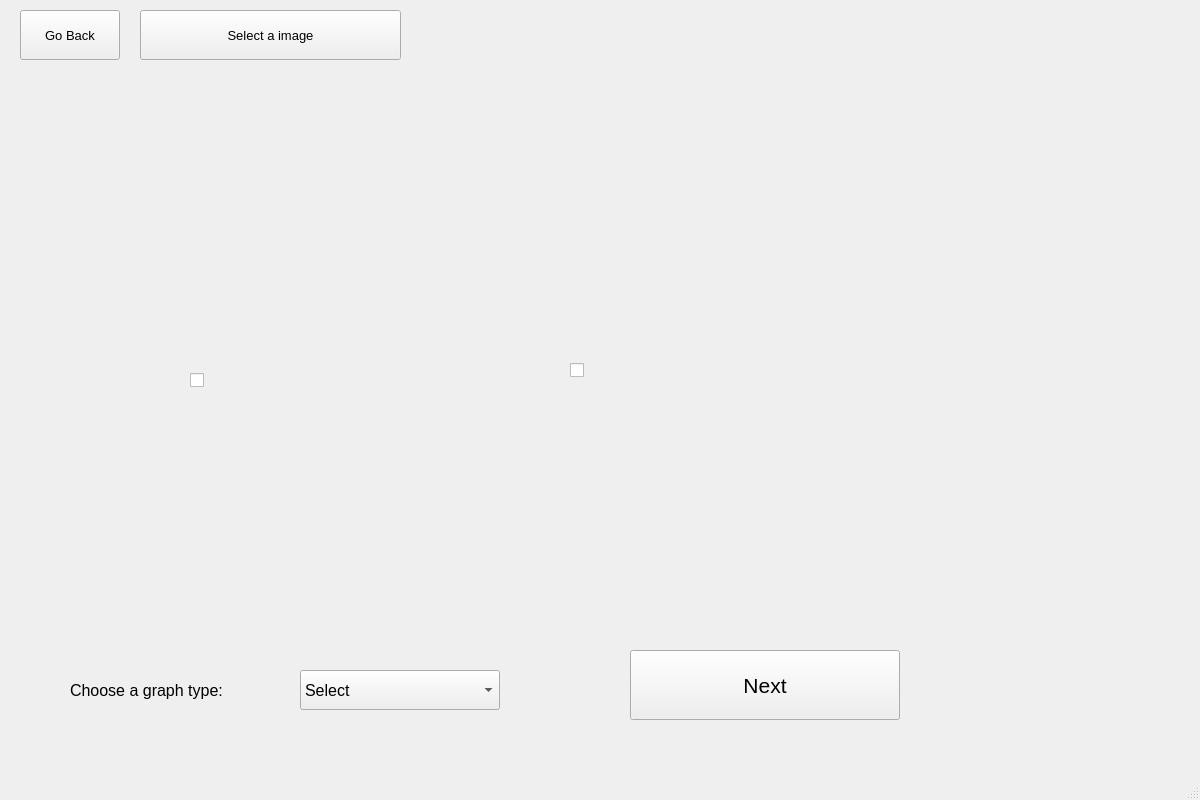
<?xml version="1.0" encoding="UTF-8"?>
<ui version="4.0">
 <class>XAIQuery</class>
 <widget class="QMainWindow" name="XAIQuery">
  <property name="geometry">
   <rect>
    <x>0</x>
    <y>0</y>
    <width>1200</width>
    <height>800</height>
   </rect>
  </property>
  <property name="minimumSize">
   <size>
    <width>800</width>
    <height>600</height>
   </size>
  </property>
  <property name="windowTitle">
   <string>MainWindow</string>
  </property>
  <widget class="QWidget" name="centralwidget">
   <widget class="QToolButton" name="toolButton_4">
    <property name="geometry">
     <rect>
      <x>140</x>
      <y>10</y>
      <width>261</width>
      <height>50</height>
     </rect>
    </property>
    <property name="font">
     <font>
      <pointsize>10</pointsize>
     </font>
    </property>
    <property name="text">
     <string>Select a image</string>
    </property>
   </widget>
   <widget class="QLabel" name="labelPug">
    <property name="geometry">
     <rect>
      <x>30</x>
      <y>80</y>
      <width>371</width>
      <height>261</height>
     </rect>
    </property>
    <property name="text">
     <string/>
    </property>
    <property name="pixmap">
     <pixmap>../n02110958_16337.jpg</pixmap>
    </property>
   </widget>
   <widget class="QLabel" name="labelTabby">
    <property name="geometry">
     <rect>
      <x>450</x>
      <y>110</y>
      <width>421</width>
      <height>231</height>
     </rect>
    </property>
    <property name="text">
     <string/>
    </property>
    <property name="pixmap">
     <pixmap>../n02096585_6855.jpg</pixmap>
    </property>
   </widget>
   <widget class="QPushButton" name="back_button">
    <property name="geometry">
     <rect>
      <x>20</x>
      <y>10</y>
      <width>100</width>
      <height>50</height>
     </rect>
    </property>
    <property name="font">
     <font>
      <pointsize>10</pointsize>
     </font>
    </property>
    <property name="text">
     <string>Go Back</string>
    </property>
   </widget>
   <widget class="QComboBox" name="comboBox">
    <property name="geometry">
     <rect>
      <x>300</x>
      <y>670</y>
      <width>200</width>
      <height>40</height>
     </rect>
    </property>
    <property name="font">
     <font>
      <pointsize>12</pointsize>
     </font>
    </property>
    <item>
     <property name="text">
      <string>Select</string>
     </property>
    </item>
    <item>
     <property name="text">
      <string>Directed graph</string>
     </property>
    </item>
    <item>
     <property name="text">
      <string>Undirected graph</string>
     </property>
    </item>
    <item>
     <property name="text">
      <string>Distances graph</string>
     </property>
    </item>
   </widget>
   <widget class="QLabel" name="label">
    <property name="geometry">
     <rect>
      <x>70</x>
      <y>670</y>
      <width>211</width>
      <height>41</height>
     </rect>
    </property>
    <property name="font">
     <font>
      <pointsize>12</pointsize>
     </font>
    </property>
    <property name="text">
     <string>Choose a graph type:</string>
    </property>
   </widget>
   <widget class="QCheckBox" name="checkBox">
    <property name="geometry">
     <rect>
      <x>190</x>
      <y>360</y>
      <width>91</width>
      <height>41</height>
     </rect>
    </property>
    <property name="text">
     <string/>
    </property>
   </widget>
   <widget class="QCheckBox" name="checkBox2">
    <property name="geometry">
     <rect>
      <x>570</x>
      <y>350</y>
      <width>91</width>
      <height>41</height>
     </rect>
    </property>
    <property name="text">
     <string/>
    </property>
   </widget>
   <widget class="QPushButton" name="pushButton">
    <property name="geometry">
     <rect>
      <x>630</x>
      <y>650</y>
      <width>270</width>
      <height>70</height>
     </rect>
    </property>
    <property name="font">
     <font>
      <pointsize>16</pointsize>
     </font>
    </property>
    <property name="text">
     <string>Next</string>
    </property>
   </widget>
  </widget>
  <widget class="QMenuBar" name="menubar">
   <property name="geometry">
    <rect>
     <x>0</x>
     <y>0</y>
     <width>1200</width>
     <height>26</height>
    </rect>
   </property>
  </widget>
  <widget class="QStatusBar" name="statusbar"/>
 </widget>
 <resources/>
 <connections/>
</ui>
